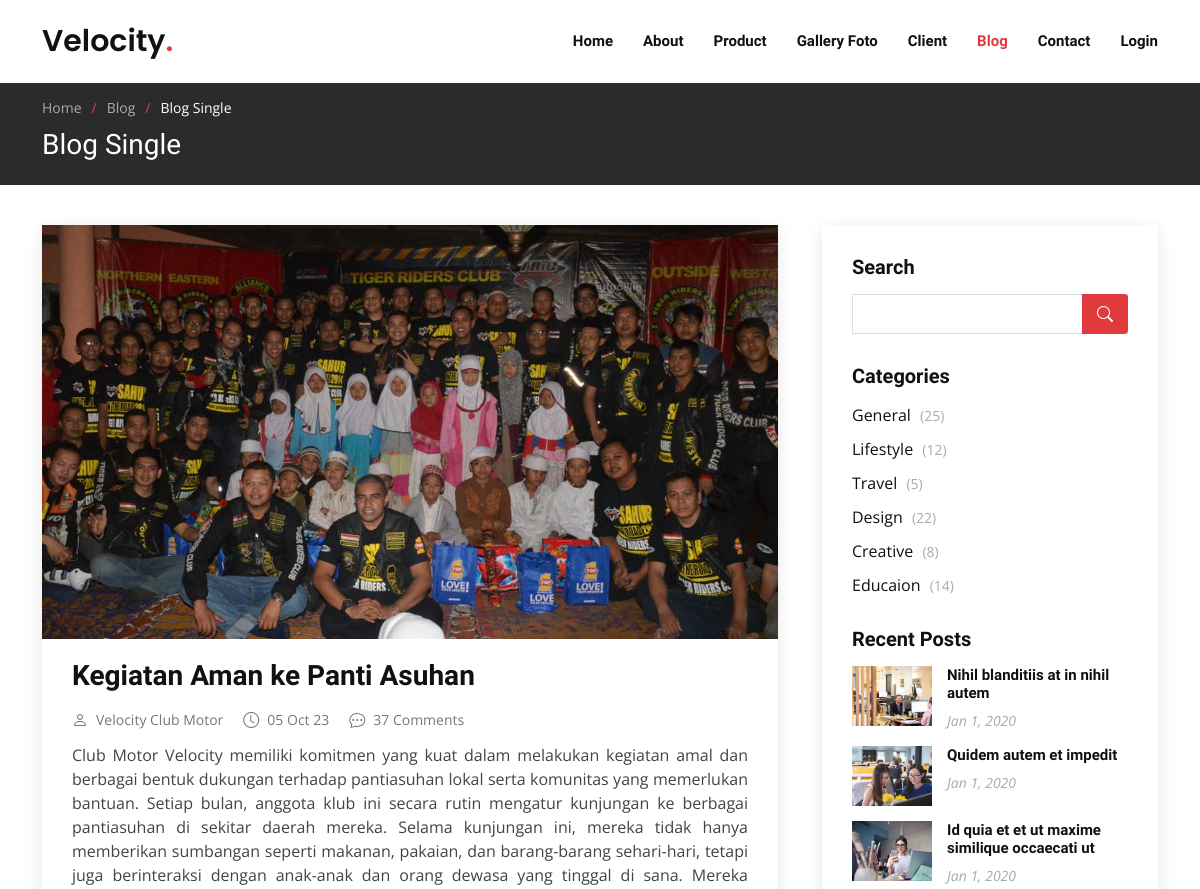
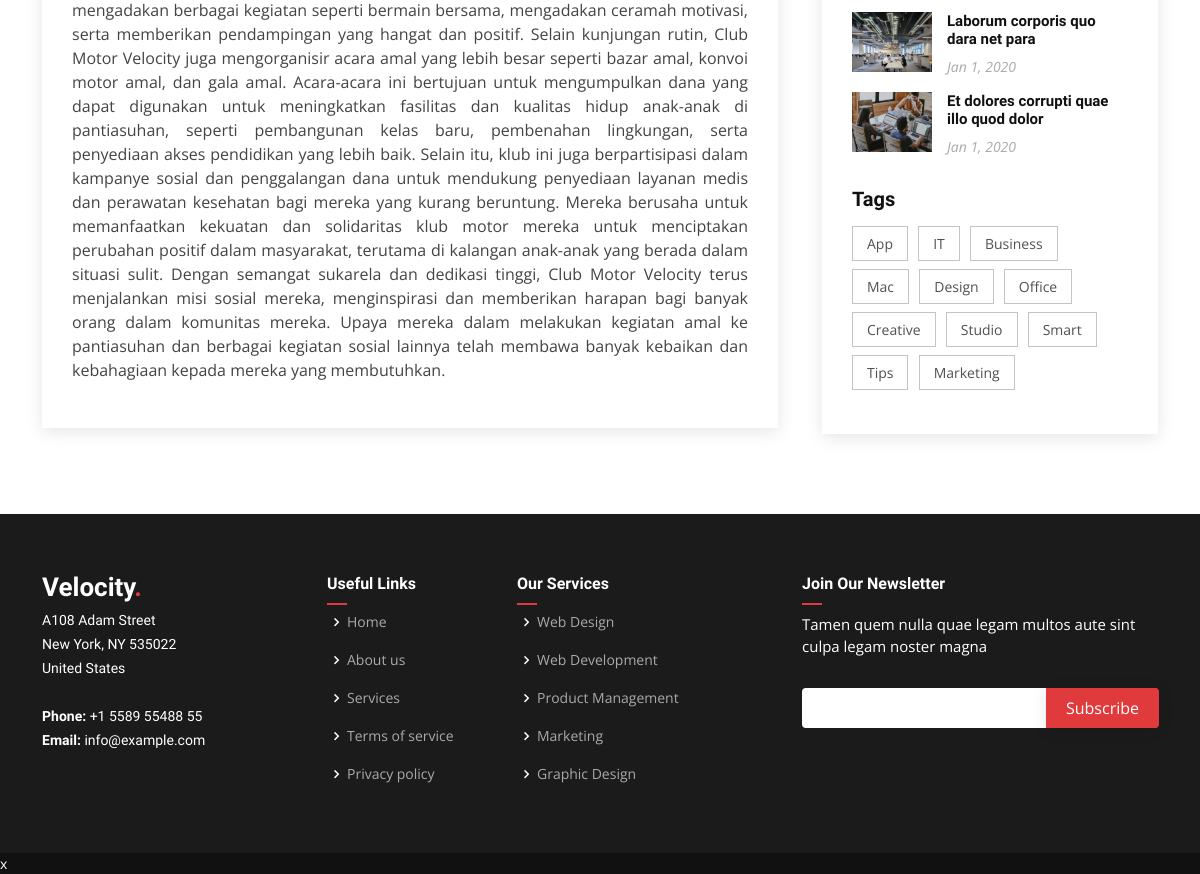
Page /blog-single.php?blog-id=1 on the committed database (2 pictures, top to bottom).
### tables this page shows
CREATE TABLE `blog` (
  `blog_id` int(11) NOT NULL,
  `blog_body` text NOT NULL,
  `blog_title` varchar(255) NOT NULL,
  `blog_img` varchar(255) NOT NULL,
  `blog_post` date NOT NULL
);

### blog-single.php (the view, shortened to what this page needs)
<?php
if (!$_GET['blog-id']) {
  header('Location: blog.php');
} else {
  $blog_id = $_GET['blog-id'];
}
require_once 'admin/config/conn.php';
$blog = mysqli_fetch_assoc(mysqli_query($conn, "SELECT * FROM blog WHERE blog_id=$blog_id"));
?>
<!DOCTYPE html>
<html lang="en">
<head>
  <link href="assets/vendor/aos/aos.css" rel="stylesheet">
  <link href="assets/vendor/bootstrap/css/bootstrap.min.css" rel="stylesheet">
  <link href="assets/vendor/bootstrap-icons/bootstrap-icons.css" rel="stylesheet">
  <link href="assets/vendor/boxicons/css/boxicons.min.css" rel="stylesheet">
  <link href="assets/vendor/glightbox/css/glightbox.min.css" rel="stylesheet">
  <link href="assets/vendor/remixicon/remixicon.css" rel="stylesheet">
  <link href="assets/vendor/swiper/swiper-bundle.min.css" rel="stylesheet">
  <link href="assets/css/style.css" rel="stylesheet">
</head>
<body>
  <header id="header" class="fixed-top d-flex align-items-center">
    <div class="container d-flex align-items-center">
      <h1 class="logo me-auto">
        <a href="index.html">Velocity<span>.</span></a>
      </h1>
      <nav id="navbar" class="navbar order-last order-lg-0">
        <ul>
          <li><a class="nav-link scrollto" href="index.php">Home</a></li>
          <li><a class="nav-link scrollto" href="index.php#about">About</a></li>
          <li><a class="nav-link scrollto" href="index.php#product">Product</a></li>
          <li>
            <a class="nav-link scrollto" href="index.php#gallery-foto">Gallery Foto</a>
          </li>
          <li><a class="nav-link scrollto" href="index.php#team">Client</a></li>
          <li><a class="nav-link scrollto active" href="#">Blog</a></li>
          <li><a class="nav-link scrollto" href="index.php#contact">Contact</a></li>
          <li><a class="nav-link scrollto" href="login.php">Login</a></li>
        </ul>
      </nav>
    </div>
  </header>
  <main id="main">
    <section class="breadcrumbs">
      <div class="container">
        <ol>
          <li><a href="index.html">Home</a></li>
          <li><a href="blog.html">Blog</a></li>
          <li>Blog Single</li>
        </ol>
        <h2>Blog Single</h2>
      </div>
    </section>
    <section id="blog" class="blog">
      <div class="container" data-aos="fade-up">
        <div class="row">
          <div class="col-lg-8 entries">
            <article class="entry entry-single">
              <div class="entry-img">
                <img src="admin/assets/img/upload/<?= $blog['blog_img'] ?>" alt="" class="img-fluid">
              </div>
              <h2 class="entry-title">
                <a href="blog-single.html"><?= $blog['blog_title'] ?></a>
              </h2>
              <div class="entry-meta">
                <ul>
                  <li class="d-flex align-items-center"><i class="bi bi-person"></i> <a href="blog-single.html">Velocity Club Motor</a></li>
                  <li class="d-flex align-items-center"><i class="bi bi-clock"></i> <a href="blog-single.html"><time datetime="<?= $blog['blog_post'] ?>">
                        <?php
                        $date = strtotime($blog['blog_post']);
                        echo date('d M y', $date);
                        ?>
                      </time></a></li>
                  <li class="d-flex align-items-center"><i class="bi bi-chat-dots"></i> <a href="blog-single.html"><?= rand(1, 99) ?> Comments</a></li>
                </ul>
              </div>
              <div class="entry-content">
                <p style="text-align: justify;">
                  <?= $blog['blog_body'] ?>
                </p>
              </div>
            </article>
          </div>
          <div class="col-lg-4">
            <div class="sidebar">
              <h3 class="sidebar-title">Search</h3>
              <div class="sidebar-item search-form">
                <form action="">
                  <input type="text">
                  <button type="submit"><i class="bi bi-search"></i></button>
                </form>
              </div>
              <h3 class="sidebar-title">Categories</h3>
              <div class="sidebar-item categories">
                <ul>
                  <li><a href="#">General <span>(25)</span></a></li>
                  <li><a href="#">Lifestyle <span>(12)</span></a></li>
                  <li><a href="#">Travel <span>(5)</span></a></li>
                  <li><a href="#">Design <span>(22)</span></a></li>
                  <li><a href="#">Creative <span>(8)</span></a></li>
                  <li><a href="#">Educaion <span>(14)</span></a></li>
                </ul>
              </div>
              <h3 class="sidebar-title">Recent Posts</h3>
              <div class="sidebar-item recent-posts">
                <div class="post-item clearfix">
                  <img src="assets/img/blog/blog-recent-1.jpg" alt="">
                  <h4><a href="blog-single.html">Nihil blanditiis at in nihil autem</a></h4>
                  <time datetime="2020-01-01">Jan 1, 2020</time>
                </div>
                <div class="post-item clearfix">
                  <img src="assets/img/blog/blog-recent-2.jpg" alt="">
                  <h4><a href="blog-single.html">Quidem autem et impedit</a></h4>
                  <time datetime="2020-01-01">Jan 1, 2020</time>
                </div>
                <div class="post-item clearfix">
                  <img src="assets/img/blog/blog-recent-3.jpg" alt="">
                  <h4><a href="blog-single.html">Id quia et et ut maxime similique occaecati ut</a></h4>
                  <time datetime="2020-01-01">Jan 1, 2020</time>
                </div>
                <div class="post-item clearfix">
                  <img src="assets/img/blog/blog-recent-4.jpg" alt="">
                  <h4><a href="blog-single.html">Laborum corporis quo dara net para</a></h4>
                  <time datetime="2020-01-01">Jan 1, 2020</time>
                </div>
                <div class="post-item clearfix">
                  <img src="assets/img/blog/blog-recent-5.jpg" alt="">
                  <h4><a href="blog-single.html">Et dolores corrupti quae illo quod dolor</a></h4>
                  <time datetime="2020-01-01">Jan 1, 2020</time>
                </div>
              </div>
              <h3 class="sidebar-title">Tags</h3>
              <div class="sidebar-item tags">
                <ul>
                  <li><a href="#">App</a></li>
                  <li><a href="#">IT</a></li>
                  <li><a href="#">Business</a></li>
                  <li><a href="#">Mac</a></li>
                  <li><a href="#">Design</a></li>
                  <li><a href="#">Office</a></li>
                  <li><a href="#">Creative</a></li>
                  <li><a href="#">Studio</a></li>
                  <li><a href="#">Smart</a></li>
                  <li><a href="#">Tips</a></li>
                  <li><a href="#">Marketing</a></li>
                </ul>
              </div>
            </div>
          </div>
        </div>
      </div>
    </section>
  </main>
  <footer id="footer">
    <div class="footer-top">
      <div class="container">
        <div class="row">
          <div class="col-lg-3 col-md-6 footer-contact">
            <h3>Velocity<span>.</span></h3>
            <p>
              A108 Adam Street <br>
              New York, NY 535022<br>
              United States <br><br>
              <strong>Phone:</strong> +1 5589 55488 55<br>
              <strong>Email:</strong> info@example.com<br>
            </p>
          </div>
          <div class="col-lg-2 col-md-6 footer-links">
            <h4>Useful Links</h4>
            <ul>
              <li><i class="bx bx-chevron-right"></i> <a href="#">Home</a></li>
              <li><i class="bx bx-chevron-right"></i> <a href="#">About us</a></li>
              <li><i class="bx bx-chevron-right"></i> <a href="#">Services</a></li>
              <li><i class="bx bx-chevron-right"></i> <a href="#">Terms of service</a></li>
              <li><i class="bx bx-chevron-right"></i> <a href="#">Privacy policy</a></li>
            </ul>
          </div>
          <div class="col-lg-3 col-md-6 footer-links">
            <h4>Our Services</h4>
            <ul>
              <li><i class="bx bx-chevron-right"></i> <a href="#">Web Design</a></li>
              <li><i class="bx bx-chevron-right"></i> <a href="#">Web Development</a></li>
              <li><i class="bx bx-chevron-right"></i> <a href="#">Product Management</a></li>
              <li><i class="bx bx-chevron-right"></i> <a href="#">Marketing</a></li>
              <li><i class="bx bx-chevron-right"></i> <a href="#">Graphic Design</a></li>
            </ul>
          </div>
          <div class="col-lg-4 col-md-6 footer-newsletter">
            <h4>Join Our Newsletter</h4>
            <p>Tamen quem nulla quae legam multos aute sint culpa legam noster magna</p>
            <form action="" method="post">
              <input type="email" name="email"><input type="submit" value="Subscribe">
            </form>
          </div>
        </div>
      </div>
    </div>
    x
  </footer>
</body>
</html>

### rows in the picture
blog: blog_img (picture), blog_title "Kegiatan Aman ke Panti Asuhan", blog_post "05 Oct 23", blog_body "Club Motor Velocity memiliki komitmen yang kuat dalam melakukan kegiatan amal dan berbagai bentuk dukungan terhadap pantiasuhan lokal serta komunitas yang memerlukan bantuan. Setiap bulan, anggota klub ini secara rutin mengatur kunjungan ke berbagai pantiasuhan di sekitar daerah mereka. Selama kunjungan ini, mereka tidak hanya memberikan sumbangan seperti makanan, pakaian, dan barang-barang sehari-hari, tetapi juga berinteraksi dengan anak-anak dan orang dewasa yang tinggal di sana. Mereka mengadakan berbagai kegiatan seperti bermain bersama, mengadakan ceramah motivasi, serta memberikan pendampingan yang hangat dan positif. Selain kunjungan rutin, Club Motor Velocity juga mengorganisir…"
